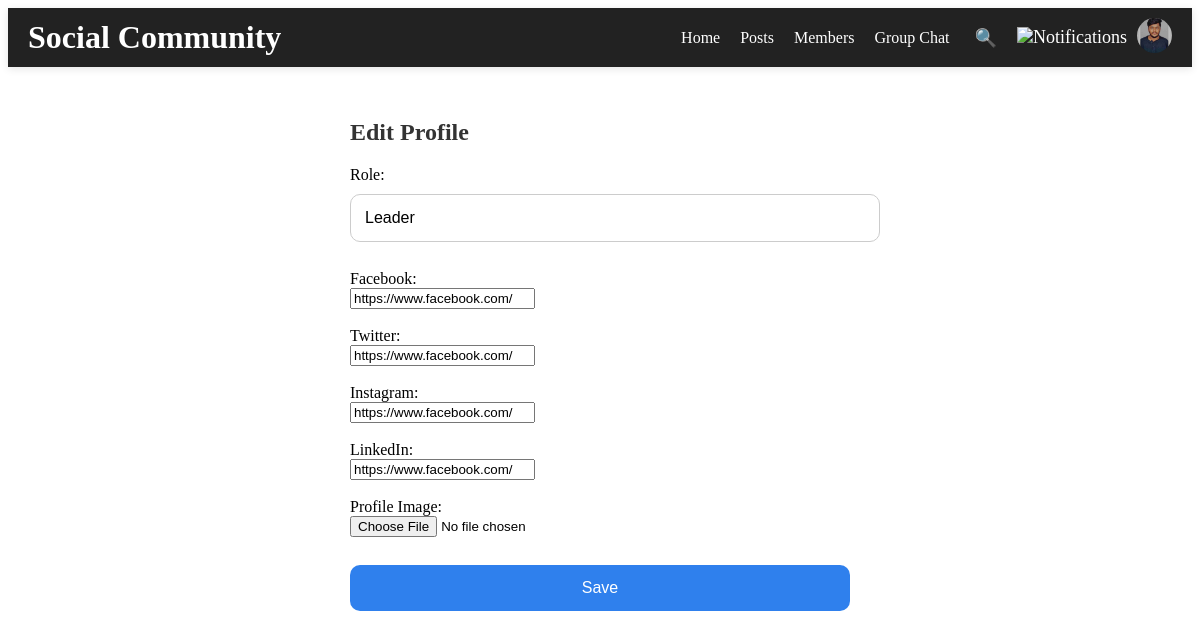
The app's page /profile/update/ (signed in) with its own data.
### social/models.py (models this page shows, shortened)
class UserProfile(models.Model):
    user = models.OneToOneField(User, on_delete=models.CASCADE)
    profile_image = models.ImageField(upload_to='profile_images/', blank=True, null=True)
    role = models.CharField(max_length=100, default="Member")
    facebook = models.URLField(blank=True, null=True)
    twitter = models.URLField(blank=True, null=True)
    instagram = models.URLField(blank=True, null=True)
    linkedin = models.URLField(blank=True, null=True)
    friends = models.ManyToManyField('self', symmetrical=True, blank=True)

### social/views.py (the view, shortened to what this page needs)
# urls.py: path('profile/update/', views.update_profile, name='update_profile'),
@login_required
def update_profile(request):
    profile = request.user.userprofile
    return render(request, 'edit_profile.html', {'profile': profile})

### social/context_processors.py (called while the page is built)
def unread_notification_count(request):
    if request.user.is_authenticated:
        count = Notification.objects.filter(user=request.user, is_read=False).count()
    else:
        count = 0
    return {'unread_notification_count': count}

### social/templates/edit_profile.html (shortened to what this page needs)
{% extends 'base.html' %}
{% block content %}
<div style="max-width: 500px; margin: auto; padding: 2rem;">
    <h2>Edit Profile</h2>
    <form method="post" enctype="multipart/form-data">
        <label>Role:</label><br>
        <input type="text" name="role" value="{{ profile.role }}"><br><br>
        <label>Facebook:</label><br>
        <input type="url" name="facebook" value="{{ profile.facebook }}"><br><br>
        <label>Twitter:</label><br>
        <input type="url" name="twitter" value="{{ profile.twitter }}"><br><br>
        <label>Instagram:</label><br>
        <input type="url" name="instagram" value="{{ profile.instagram }}"><br><br>
        <label>LinkedIn:</label><br>
        <input type="url" name="linkedin" value="{{ profile.linkedin }}"><br><br>
        <label>Profile Image:</label><br>
        <input type="file" name="profile_image"><br><br>
        <button type="submit">Save</button>
    </form>
</div>
{% endblock %}

### social/templates/base.html (shortened to what this page needs)
{% load static %}
{% load humanize %}
<!DOCTYPE html>
<html>
<head>
    <link rel="stylesheet" href="{% static 'social/style.css' %}">
</head>
<body>
    <div class="navbar">
        <h1 style="margin: 0;">Social Community</h1>
        <div class="nav-links">
            <a href="{% url 'home' %}">Home</a>
            <a href="{% url 'all_posts' %}">Posts</a>
            <a href="{% url 'members' %}">Members</a>
            <a href="{% url 'group_chat' %}">Group Chat</a>
            <a href="{% url 'search_page' %}" class="search-icon" title="Search Users" style="margin-left: 15px; font-size: 18px;">🔍</a>
            {% if user.is_authenticated %}
                <a href="{% url 'notifications' %}" class="notification-icon">
                    <img src="{% static 'social/images/notification-bell.png' %}" alt="Notifications" height="24">
                </a>
                <div class="profile-dropdown">
                    {% with profile=user.userprofile %}
                        {% if profile.profile_image %}
                            <img src="{{ profile.profile_image.url }}" alt="Profile" class="profile-icon" onclick="toggleDropdown()">
                        {% else %}
                            <img src="{% static 'social/images/default-profile.png' %}" alt="Profile" class="profile-icon" onclick="toggleDropdown()">
                        {% endif %}
                    {% endwith %}
                </div>
            {% else %}
                <a href="{% url 'login' %}">Login</a>
            {% endif %}
        </div>
    </div>
    {% block content %}
    {% endblock %}
</body>
</html>

### social/static/social/style.css (style rules this page uses)
.navbar { display: flex; justify-content: space-between; align-items: center; background-color: #2f2f2f; padding: 12px 30px; box-shadow: 0 2px 8px rgba(0, 0, 0, 0.1); position: sticky; top: 0; z-index: 1000; }
h2 { margin-bottom: 20px; color: #333; }
input[type="text"], input[type="password"] { width: 100%; padding: 14px; margin: 10px 0; border: 1px solid #ccc; border-radius: 10px; font-size: 16px; }
button { width: 100%; padding: 14px; border: none; background-color: #2f80ed; color: white; font-size: 16px; border-radius: 10px; cursor: pointer; margin-top: 10px; transition: background 0.3s ease, transform 0.2s ease; }

### social/templates/base.html (style rules this page uses)
.navbar { display: flex; justify-content: space-between; align-items: center; padding: 10px 20px; background-color: #222; color: white; }
.navbar a { color: white; text-decoration: none; margin: 0 10px; }
.nav-links { display: flex; align-items: center; position: relative; }
.profile-dropdown { position: relative; }
.profile-icon { height: 35px; width: 35px; border-radius: 50%; object-fit: cover; cursor: pointer; }
.notification-icon { position: relative; margin-left: 20px; cursor: pointer; font-size: 18px; }

### records on screen
UserProfile: profile_image (picture), role "Leader", facebook "https://www.facebook.com/", twitter "https://www.facebook.com/", instagram "https://www.facebook.com/", linkedin "https://www.facebook.com/"
